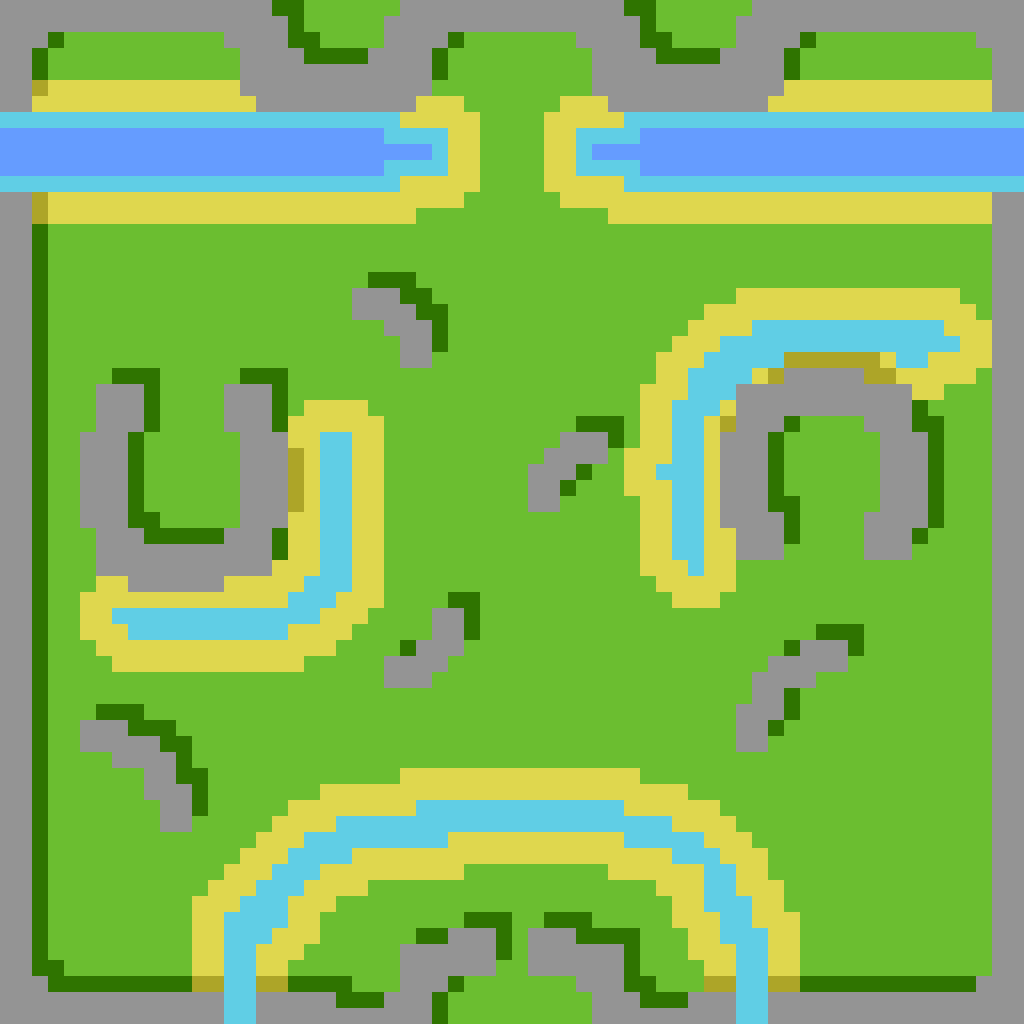

A level layout from a 2D game, rendered from its tile map. Below: a short description, then the map file with tile-grid data replaced by summaries:
An orthogonal 64x64 tile map with 16x16 px tiles, 2 tile layers (Floor_values, Floor), 2 tilesets.

<map version="1.4" tiledversion="1.4.2" orientation="orthogonal" renderorder="right-down" compressionlevel="0" width="64" height="64" tilewidth="16" tileheight="16" infinite="0" backgroundcolor="#696A79" nextlayerid="3" nextobjectid="1"><tileset firstgid="1" name="Whyareyouworkingnow" tilewidth="16" tileheight="16" tilecount="24" columns="4" objectalignment="topleft" margin="0" spacing="0"><image source="..\..\..\..\Images\Sprite-0001.png" width="64" height="96" /></tileset><tileset firstgid="25" name="Floor" tilewidth="16" tileheight="16" tilecount="3" columns="3" objectalignment="topleft"><image source="Floor.intgrid.png" width="48" height="16" /></tileset><layer id="1" name="Floor_values" width="64" height="64" opacity="1"><data>[4096 cells, 4096 non-empty, 3 distinct tile ids]</data></layer><layer id="2" name="Floor" width="64" height="64" opacity="1"><data>[4096 cells, 4096 non-empty, 7 distinct tile ids]</data></layer></map>